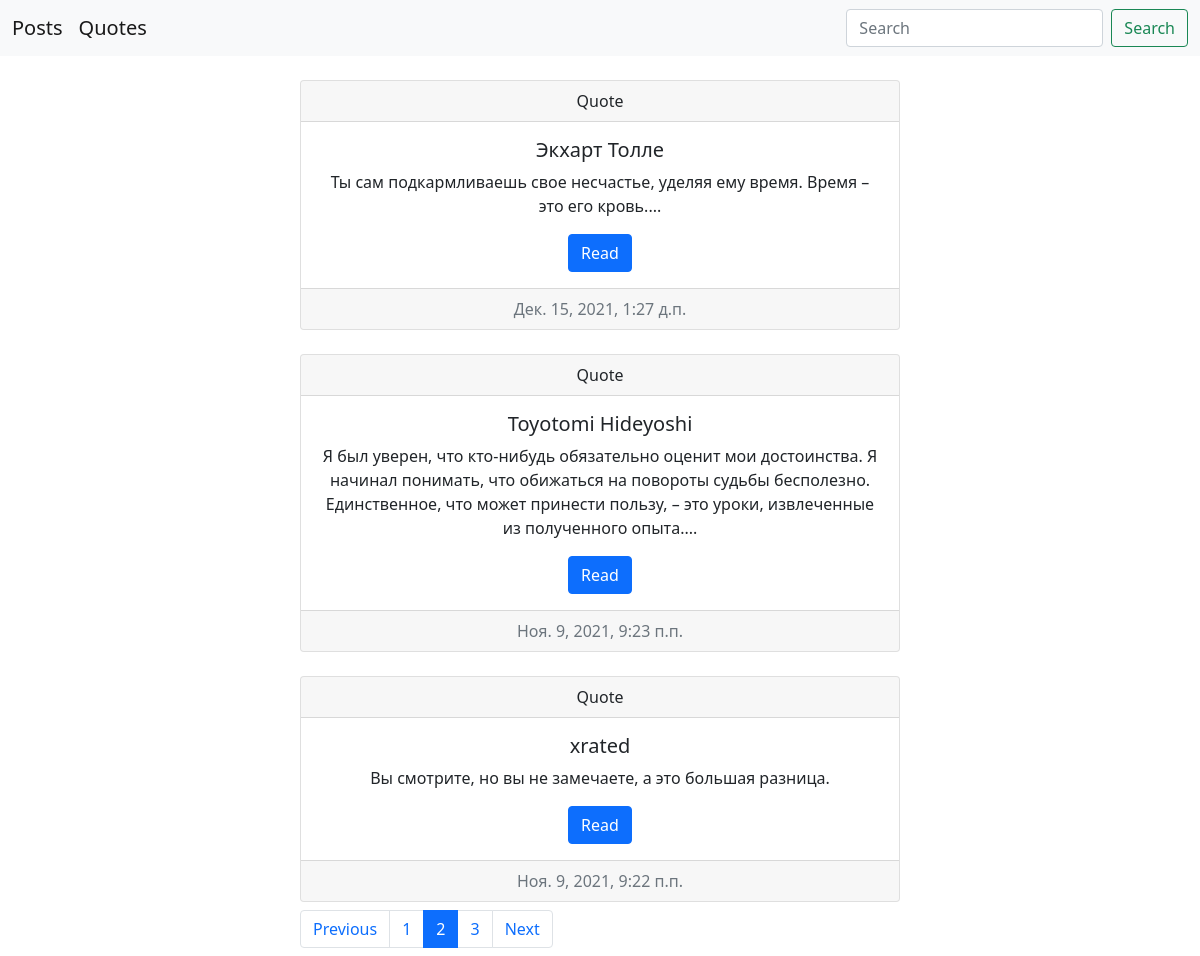
Page /quote/?page=2 on the committed database.
### mysite/models.py (models this page shows, shortened)
class Quote(models.Model):
    title = models.CharField(max_length=200)
    slug = models.SlugField(max_length=200, null=True, blank=True)
    text = models.TextField()
    created_date = models.DateTimeField(default=timezone.now)
    def get_absolute_url(self):
        return reverse('quote_detail', kwargs={'slug':self.slug})

### mysite/views.py (the view)
# urls.py: path('quote/', views.quote_list, name='quote_list'),
def quote_list(request):
    quotes = Quote.objects.order_by('-created_date')
    paginator = Paginator(quotes, 3)
    page_number = request.GET.get('page', 3)
    page = paginator.get_page(page_number)
    is_paginated = page.has_other_pages()
    if page.has_previous():
        prev_url = '?page={}'.format(page.previous_page_number())
    else:
        prev_url = ''
    if page.has_next():
        next_url = '?page={}'.format(page.next_page_number())
    else:
        next_url = ''
    context = {
        'page_object': page,
        'is_paginated': is_paginated,
        'next_url': next_url,
        'prev_url': prev_url,
    }
    return render(request, 'mysite/quote_list.html', context=context)

### templates/mysite/quote_list.html (shortened to what this page needs)
{% extends "base.html" %}
{% block content %}
      {% for quote in page_object %}
      <div id="carta" class="card col-4 text-center mt-4">
        <div class="card-header">
          Quote
        </div>
        <div class="card-body">
          <h5 class="card-title">{{ quote.title }}</h5>
          {% if quote.text|length > 65 %}
          <p class="card-text">{{ quote.text|truncatewords:65 }}...</p>
          {% else %}
          <p class="card-text">{{ quote.text }}</p>
          {% endif %}
          <a href="{{ quote.get_absolute_url }}" class="btn btn-primary">Read</a>
        </div>
        <div class="card-footer text-muted">
          {{ quote.created_date }}
        </div>
      </div>
      {% endfor %}
      <nav aria-label="...">
        <ul class="pagination mt-2 mb-2" id="carta">
          <li class="page-item {% if not prev_url %} disabled {% endif %}">
            <a class="page-link" href="{{ prev_url }}">Previous</a>
          </li>
      {% for n in page_object.paginator.page_range %}
        {% if page_object.number == n %}
          <li class="page-item active" aria-current="page">
            <a class="page-link" href="?page={{ n }}">{{ n }}</a>
          </li>
        {% elif n > page_object.number|add:-3 and n < page_object.number|add:3 %}
          <li class="page-item">
            <a class="page-link" href="?page={{ n }}">{{ n }}</a>
          </li>
        {% endif %}
      {% endfor %}
        <li class="page-item {% if not next_url %} disabled {% endif %}">
          <a class="page-link" href="{{ next_url }}">Next</a>
        </li>
        </ul>
      </nav>
{% endblock %}

### static/css/main.css (style rules this page uses)
#carta { margin: auto; width: 50%; }

### rows in the picture
Quote: title "Экхарт Толле", text "Ты сам подкармливаешь свое несчастье, уделяя ему время. Время – это его кровь.", created_date "Дек. 15, 2021, 1:27 д.п."
Quote: title "Toyotomi Hideyoshi", text "Я был уверен, что кто-нибудь обязательно оценит мои достоинства. Я начинал понимать, что обижаться на повороты судьбы бесполезно. Единственное, что может принести пользу, – это уроки, извлеченные из полученного опыта.", created_date "Ноя. 9, 2021, 9:23 п.п."
Quote: title "xrated", text "Вы смотрите, но вы не замечаете, а это большая разница.", created_date "Ноя. 9, 2021, 9:22 п.п."

### other values in the picture
{{ n }} "1" "3"
{{ n }} "2"
